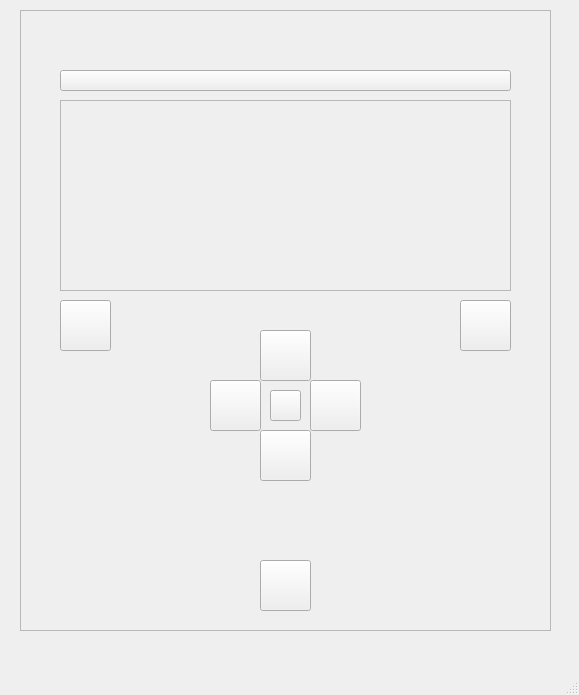
<?xml version="1.0" encoding="UTF-8"?>
<ui version="4.0">
 <class>MainWindow</class>
 <widget class="QMainWindow" name="MainWindow">
  <property name="geometry">
   <rect>
    <x>0</x>
    <y>0</y>
    <width>579</width>
    <height>695</height>
   </rect>
  </property>
  <property name="windowTitle">
   <string>MainWindow</string>
  </property>
  <widget class="QWidget" name="centralwidget">
   <widget class="QFrame" name="frame">
    <property name="geometry">
     <rect>
      <x>20</x>
      <y>10</y>
      <width>531</width>
      <height>621</height>
     </rect>
    </property>
    <property name="frameShape">
     <enum>QFrame::StyledPanel</enum>
    </property>
    <property name="frameShadow">
     <enum>QFrame::Raised</enum>
    </property>
    <widget class="QFrame" name="frame_2">
     <property name="geometry">
      <rect>
       <x>40</x>
       <y>90</y>
       <width>451</width>
       <height>191</height>
      </rect>
     </property>
     <property name="frameShape">
      <enum>QFrame::StyledPanel</enum>
     </property>
     <property name="frameShadow">
      <enum>QFrame::Raised</enum>
     </property>
    </widget>
    <widget class="QPushButton" name="upButton">
     <property name="geometry">
      <rect>
       <x>240</x>
       <y>320</y>
       <width>51</width>
       <height>51</height>
      </rect>
     </property>
     <property name="text">
      <string/>
     </property>
    </widget>
    <widget class="QPushButton" name="leftButton">
     <property name="geometry">
      <rect>
       <x>190</x>
       <y>370</y>
       <width>51</width>
       <height>51</height>
      </rect>
     </property>
     <property name="text">
      <string/>
     </property>
    </widget>
    <widget class="QPushButton" name="downButton">
     <property name="geometry">
      <rect>
       <x>240</x>
       <y>420</y>
       <width>51</width>
       <height>51</height>
      </rect>
     </property>
     <property name="text">
      <string/>
     </property>
    </widget>
    <widget class="QPushButton" name="rightButton">
     <property name="geometry">
      <rect>
       <x>290</x>
       <y>370</y>
       <width>51</width>
       <height>51</height>
      </rect>
     </property>
     <property name="text">
      <string/>
     </property>
    </widget>
    <widget class="QPushButton" name="powerButton">
     <property name="geometry">
      <rect>
       <x>240</x>
       <y>550</y>
       <width>51</width>
       <height>51</height>
      </rect>
     </property>
     <property name="text">
      <string/>
     </property>
    </widget>
    <widget class="QPushButton" name="backButton">
     <property name="geometry">
      <rect>
       <x>40</x>
       <y>290</y>
       <width>51</width>
       <height>51</height>
      </rect>
     </property>
     <property name="text">
      <string/>
     </property>
    </widget>
    <widget class="QPushButton" name="menuButton">
     <property name="geometry">
      <rect>
       <x>440</x>
       <y>290</y>
       <width>51</width>
       <height>51</height>
      </rect>
     </property>
     <property name="text">
      <string/>
     </property>
    </widget>
    <widget class="QPushButton" name="coherence">
     <property name="geometry">
      <rect>
       <x>40</x>
       <y>60</y>
       <width>451</width>
       <height>21</height>
      </rect>
     </property>
     <property name="text">
      <string/>
     </property>
    </widget>
    <widget class="QPushButton" name="selectorButton">
     <property name="geometry">
      <rect>
       <x>250</x>
       <y>380</y>
       <width>31</width>
       <height>31</height>
      </rect>
     </property>
     <property name="text">
      <string/>
     </property>
    </widget>
   </widget>
  </widget>
  <widget class="QMenuBar" name="menubar">
   <property name="geometry">
    <rect>
     <x>0</x>
     <y>0</y>
     <width>579</width>
     <height>22</height>
    </rect>
   </property>
  </widget>
  <widget class="QStatusBar" name="statusbar"/>
 </widget>
 <resources/>
 <connections/>
</ui>
